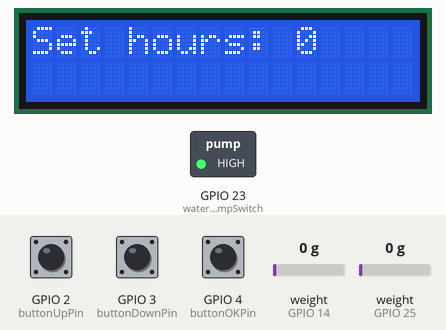
This sketch was run on a simulated ESP32. Shown: 16×2 character LCD, switched loads named in the sketch (green lamp = pin HIGH). Inputs (shaded band) come from the test bench; at power-on: GPIO 4 (buttonOKPin) HIGH, GPIO 2 (buttonUpPin) HIGH, GPIO 3 (buttonDownPin) HIGH, weight on the scale (sensors on GPIO 14, GPIO 25) 0 g. Pins used as bus, display or sensor lines are not drawn; what the sketch prints to the serial monitor is not drawn.

Above: at 11.2 s.
11.3 s: GPIO 4 (buttonOKPin) pulled LOW for 3.2 s
At 15.4 s:
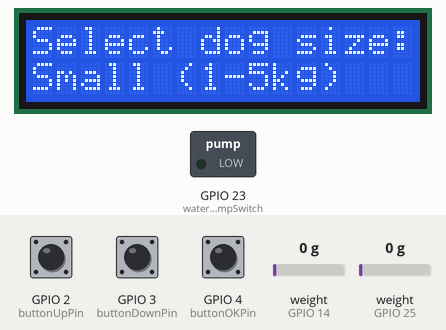
16.0 s: GPIO 2 (buttonUpPin) pulled LOW for 1 s
At 16.8 s:
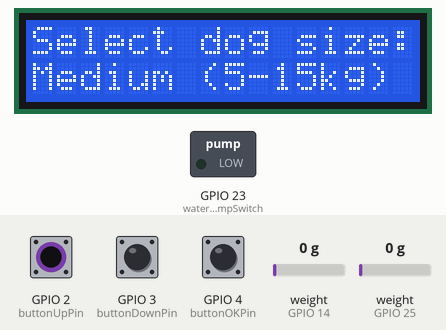
18.5 s: GPIO 3 (buttonDownPin) pulled LOW for 3.2 s
At 22.6 s:
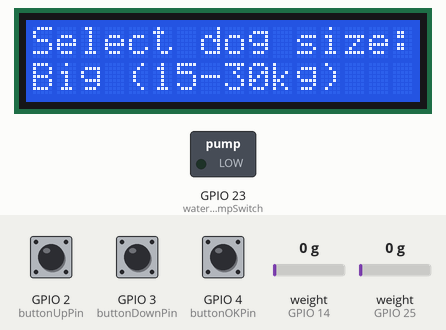
23.2 s: GPIO 4 (buttonOKPin) pulled LOW for 1 s
At 24.7 s:
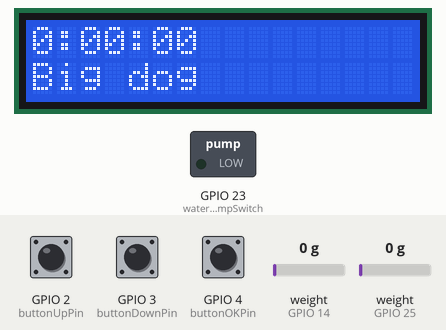
Timing chart, 0 to 26.2 s (numbered marks = the images above; inputs shaded):
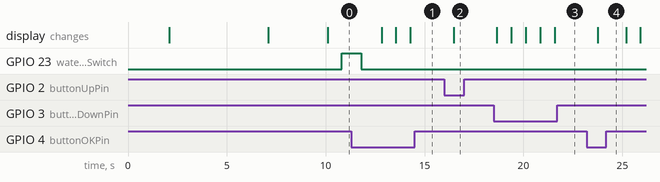

The sketch:

main.ino
```cpp
#include <Wire.h>
#include <TimeLib.h>
#include <LiquidCrystal_I2C.h>
#include "HX711.h"

// DOUT, SCK scale for food -> 14, 12
HX711 scaleFood(14, 12);
// DOUT, SCK scale for water -> 25, 26
HX711 scaleWater(25, 26);

// LCD
LiquidCrystal_I2C lcd(0x27, 16, 2);

// calibration factor for 1kg scale for food is -1024, -896
float calibrationFactorScaleFood = -1208;
float weightFood;
float ouncesFood;
// calibration factor for 1kg scale for water is -1208
float calibrationFactorScaleWater = -1209;
float weightWater;
float ouncesWater;

// switch for the water pump
const int waterPumpSwitch = 23;

// food stepper motor
const int stepperFoodEnablePin = 19;
const int stepperFoodDirPin = 13;
const int stepperFoodStepPin = 5;

// cookies stepper motor
const int stepperCookiesEnablePin = 16;
const int stepperCookiesDirPin = 18;
const int stepperCookiesStepPin = 17;

// buttons
const int buttonUpPin = 2;
const int buttonDownPin = 3;
const int buttonOKPin = 4;

// variables for setting time and dog size
int setParametersState = 0; // 0: Hours, 1: Minutes, 2: Seconds, 3: Dog Size, 4: Done
int enteredHours = 0;
int enteredMinutes = 0;
int enteredSeconds = 0;
int selectedDogSize = 0; // 0: Small Dog, 1: Medium Dog, 2: Big Dog

// food amounts for dog sizes (in grams)
int foodAmountSmallDog = 20;
int foodAmountMediumDog = 40;
int foodAmountBigDog = 60;

// water amount for the bowl (bowl has capacity of 140ml)
int waterMaxAmount = 120;

unsigned long startTime;
bool waterPouredAfterAnHour = false;

void setup() {
  Serial.begin(9600);

  scaleFood.set_scale(calibrationFactorScaleFood);
  scaleFood.tare();

  scaleWater.set_scale(calibrationFactorScaleWater);
  scaleWater.tare();

  Serial.println("Readings: ");

  lcd.begin();
  lcd.print("Automatic Dog");
  lcd.setCursor(0, 1);
  lcd.print("   Feeder");
  delay(5000);
  lcd.clear();
  lcd.print("Enter time");
  delay(3000);

  // turn off both drivers for stepper motors and water pump when starting
  digitalWrite(stepperFoodEnablePin, HIGH);
  digitalWrite(stepperCookiesEnablePin, HIGH);
  digitalWrite(waterPumpSwitch, LOW);

  pinMode(waterPumpSwitch, OUTPUT);
  pinMode(stepperFoodEnablePin, OUTPUT);
  pinMode(stepperFoodDirPin, OUTPUT);
  pinMode(stepperFoodStepPin, OUTPUT);
  pinMode(stepperCookiesEnablePin, OUTPUT);
  pinMode(stepperCookiesDirPin, OUTPUT);
  pinMode(stepperCookiesStepPin, OUTPUT);
  pinMode(buttonUpPin, INPUT_PULLUP);
  pinMode(buttonDownPin, INPUT_PULLUP);
  pinMode(buttonOKPin, INPUT_PULLUP);
}

void loop() {
  // turn off both drivers for stepper motors and water pump when starting
  digitalWrite(stepperFoodEnablePin, HIGH);
  digitalWrite(stepperCookiesEnablePin, HIGH);
  digitalWrite(waterPumpSwitch, LOW);

  handleButtons();
  printOnLCD();
  delay(500);

  if (setParametersState == 4) {
    updateTime();
  }

  // scale for food
  Serial.println("Reading: ");
  weightFood = scaleFood.get_units(), 10;
  if (weightFood < 0) {
    weightFood = 0.00;
  }
  ouncesFood = weightFood * 0.035274;
  Serial.print(weightFood);
  Serial.println(" g of food");

  // scale for water
  Serial.println("Reading: ");
  weightWater = scaleWater.get_units(), 10;
  if (weightWater < 0) {
    weightWater = 0.00;
  }
  ouncesWater = weightWater * 0.035274;
  Serial.print(weightWater);
  Serial.println(" ml of water");

  // dispensing food and cookies, and pouring water in morning
  if(hour() == 7 && minute() <= 2 && second() <= 59) {
    if(selectedDogSize == 0 && (weightFood < foodAmountSmallDog)) { // small dog
      dispenseFood();
      dispenseCookies();
    }
    if(selectedDogSize == 1 && (weightFood < foodAmountMediumDog)) { // medium dog
      dispenseFood();
      dispenseCookies();
    }
    if(selectedDogSize == 2 && (weightFood < foodAmountBigDog)) { // big dog
      dispenseFood();
      dispenseCookies();
    }
    if(weightWater < waterMaxAmount) {
      pourWater();
    }
  }

  // dispensing food and cookies, and pouring water in the evening
  if(hour() == 19 && minute() <= 2 && second() <= 59) {
    if(selectedDogSize == 0 && (weightFood < foodAmountSmallDog)) { // small dog
      dispenseFood();
      dispenseCookies();
    }
    if(selectedDogSize == 1 && (weightFood < foodAmountMediumDog)) { // medium dog
      dispenseFood();
      dispenseCookies();
    }
    if(selectedDogSize == 2 && (weightFood < foodAmountBigDog)) { // big dog
      dispenseFood();
      dispenseCookies();
    }
    if(weightWater < waterMaxAmount) {
      pourWater();
    }
  }

  // checking every hour if there is enough water in the bowl
  if (!waterPouredAfterAnHour) {
    if(weightWater < waterMaxAmount) {
      pourWater();
      waterPouredAfterAnHour = true;
      startTime = millis();
    }
  }

  // 3600000 miliseconds equals to 1 hour
  // check every hour if there is enough water
  if (waterPouredAfterAnHour && millis() - startTime >= 3600000) {
    waterPouredAfterAnHour = false;
  }
}

void dispenseFood() {
  digitalWrite(stepperFoodEnablePin, LOW);
  digitalWrite(stepperFoodDirPin, HIGH);

  // moving stepper motor in four steps
  // each step makes 90 degrees rotation
  for(int x = 0; x < 50; x++){
    digitalWrite(stepperFoodStepPin, HIGH);
    delayMicroseconds(12000);
    digitalWrite(stepperFoodStepPin, LOW);
    delayMicroseconds(12000);
  }
  delay(2000);

  digitalWrite(stepperFoodDirPin, LOW);
  digitalWrite(stepperFoodEnablePin, HIGH);
}

void dispenseCookies() {
  digitalWrite(stepperCookiesEnablePin, LOW);
  digitalWrite(stepperCookiesDirPin, HIGH);

  for(int x = 0; x < 50; x++){
    digitalWrite(stepperCookiesStepPin, HIGH);
    delayMicroseconds(12000);
    digitalWrite(stepperCookiesStepPin, LOW);
    delayMicroseconds(12000);
  }
  delay(2000);

  digitalWrite(stepperCookiesDirPin, LOW);
  digitalWrite(stepperCookiesEnablePin, HIGH);
}

void pourWater() {
  digitalWrite(waterPumpSwitch, HIGH);
  delay(1000);
  digitalWrite(waterPumpSwitch, LOW);
  delay(1000);
}

void handleButtons() {
  if (digitalRead(buttonUpPin) == LOW) {
    switch (setParametersState) {
      case 0:
      if (enteredHours < 23) enteredHours++;
      else enteredHours = 0;
      break;
    case 1:
      if (enteredMinutes < 59) enteredMinutes++;
      else enteredMinutes = 0;
      break;
    case 2:
      if (enteredSeconds < 59) enteredSeconds++;
      else enteredSeconds = 0;
      break;
    case 3:
      if (selectedDogSize < 2) selectedDogSize++;
      else selectedDogSize = 0;
      break;
    }
  }

  if (digitalRead(buttonDownPin) == LOW) {
    switch (setParametersState) {
      case 0:
      if (enteredHours > 0) enteredHours--;
      else enteredHours = 23;
      break;
    case 1:
      if (enteredMinutes > 0) enteredMinutes--;
      else enteredMinutes = 59;
      break;
    case 2:
      if (enteredSeconds > 0) enteredSeconds--;
      else enteredSeconds = 59;
      break;
    case 3:
      if (selectedDogSize > 0) selectedDogSize--;
      else selectedDogSize = 2;
      break;
    }
  }

  if (digitalRead(buttonOKPin) == LOW) {
    updateState();
  }
}

void updateState() {
  setParametersState++;

  if (setParametersState > 3) {
    setParametersState = 4;  // Set to 4 to indicate that time setting and dog size selection are done
    setTime(enteredHours, enteredMinutes, enteredSeconds, 1, 1, 2024);
  }
}

void printOnLCD() {
  lcd.clear();

  if (setParametersState <= 2) {
    lcd.print("Set ");
    if (setParametersState == 0) {
      lcd.print("hours: ");
      lcd.print(enteredHours);
    } else if (setParametersState == 1) {
      lcd.print("minutes: ");
      lcd.print(enteredMinutes);
    } else if (setParametersState == 2) {
      lcd.print("seconds: ");
      lcd.print(enteredSeconds);
    }

  } else if (setParametersState == 3) {
    lcd.print("Select dog size:");
    lcd.setCursor(0, 1);
    switch (selectedDogSize) {
      case 0:
        lcd.print("Small (1-5kg)");
        break;
      case 1:
        lcd.print("Medium (5-15kg)");
        break;
      case 2:
        lcd.print("Big (15-30kg)");
        break;
    }

  } else {
    lcd.print(hour());
    printDigits(minute());
    printDigits(second());
    lcd.setCursor(0, 1);
    switch (selectedDogSize) {
      case 0:
        lcd.print("Small dog");
        break;
      case 1:
        lcd.print("Medium dog");
        break;
      case 2:
        lcd.print("Big dog");
        break;
    }
  }
}

void printDigits(int digits) {
  lcd.print(":");
  if (digits < 10)
    lcd.print('0');
  lcd.print(digits);
}

void updateTime() {
  adjustTime(0.5);
}
```

Measured:
- after the input at 11.3 s, the display: first changes after 1.5 s (image 1 shows a later state)
- after the input at 16.0 s, the display: changes after 0.47 s (image 2)
- after the input at 18.5 s, the display: first changes after 0.16 s (image 3 shows a later state)
- after the input at 23.2 s, the display: changes after 0.56 s (image 4)
